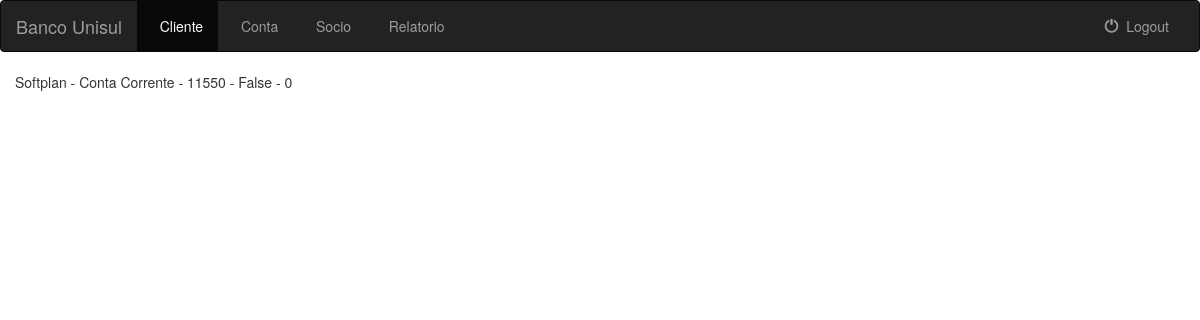
Before: /detalheconta/2/ (signed in) with the older database file.
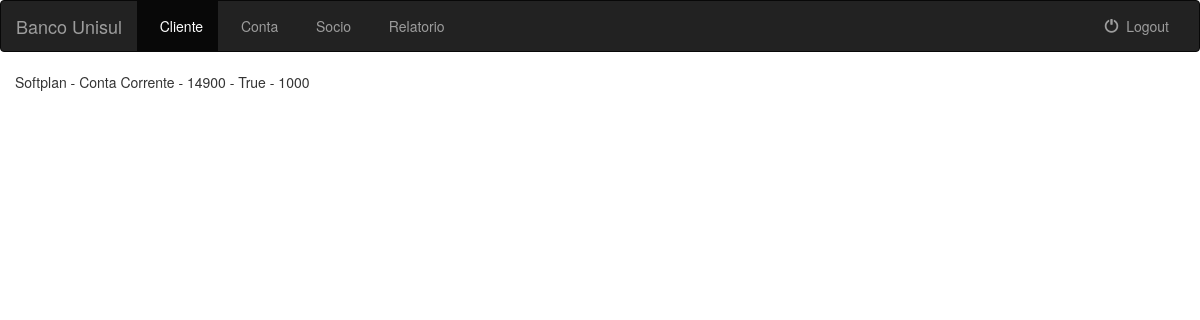
After: the same page with the newer database file.
### banco_unisul/models.py (models this page shows, shortened)
class Conta(models.Model):
    TIPO_CONTA = (
        (1, 'ContaCorrente'),
        (2, 'ContaPoupanca'),
    )
    agencia = models.ForeignKey(Agencia, on_delete=models.CASCADE)
    cliente = models.ForeignKey(Cliente, on_delete=models.CASCADE)
    tpconta = models.IntegerField("Tipo da Conta", choices=TIPO_CONTA)
    saldo = models.IntegerField()
    chespecial = models.IntegerField("Limite cheque especial")
    flespecial = models.BooleanField("Utiliza cheque especial")
    class META:
        unique_together = (("cliente", "tpconta"),)

class Cliente(models.Model):
    nome = models.CharField(max_length=200)
    endereco = models.CharField(max_length=200)
    def __str__(self):
        return self.nome
    class META:
        abstract = True

### banco_unisul/views.py (the view)
# urls.py: url(r'^detalheconta/(?P<pk>[0-9]+)/$', views.DetalheContaView.as_view(), name='detalheconta'),
class DetalheContaView(LoginRequiredMixin, generic.DetailView):
    model = Conta
    template_name = 'banco_unisul/detalheconta.html'

### templates/banco_unisul/detalheconta.html (shortened to what this page needs)
{% extends 'banco_unisul/baseinterno.html' %}
{% block cad_cliente %}active{% endblock %}
{% block body %}
    <div class="col-sm-12">
        {{ conta.cliente }} -
        {% if conta.tpconta == 1 %}Conta Corrente{% endif %}{% if conta.tpconta == 2 %}Conta Poupanca{% endif %}
        - {{ conta.saldo }} - {{ conta.flespecial }} - {{ conta.chespecial }}
    </div>
{% endblock %}

Changed rows visible on the page:
changed Conta "Softplan": saldo "11550" → "14900"; flespecial "False" → "True"; chespecial "0" → "1000"
